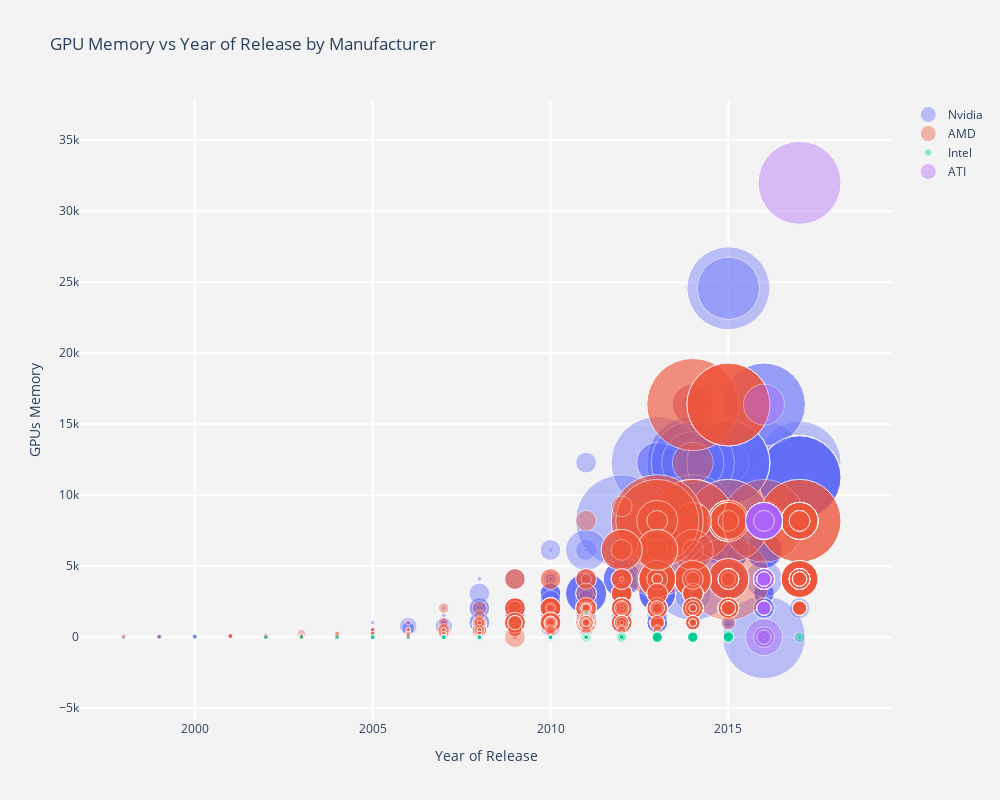

Notebook source saved alongside this figure:
### Code cell
data = []

for manufacturer in dataset['Manufacturer'].unique():
    
    trace_dataset = dataset.loc[dataset['Manufacturer'] == manufacturer]
    
    trace = go.Scatter(
        x = trace_dataset['Release_Year'],
        y = trace_dataset['Memory'],
        mode = 'markers',
        name = manufacturer,
        marker= dict(symbol="circle",
                    size = trace_dataset['PixelNum']/100000,
                    opacity = 0.4,
                    line= dict(width=1,
                               color = 'rgb(255, 255, 255)'
                              ),
        ),
        text= dataset['Name']
    )

    data.append(trace)
    
layout = dict(title = 'GPU Memory vs Year of Release by Manufacturer',
              width=1000,
              height=800,
              paper_bgcolor='rgb(243, 243, 243)',
              plot_bgcolor='rgb(243, 243, 243)',
              yaxis = dict(title= 'GPUs Memory',
                           ticklen= 5,
                           gridcolor='rgb(255, 255, 255)',
                           gridwidth= 2),
              xaxis = dict(title= 'Year of Release',
                           ticklen= 5,
                           gridcolor='rgb(255, 255, 255)',
                           gridwidth= 2)
             )

fig= go.Figure(data=data, layout=layout)
py.iplot(fig)

### Figure 1 — Plotly figure (JSON) as saved in the notebook; plotly's stock layout.template omitted (floating-point values rounded to 4 significant figures; data arrays with more than 128 entries replaced by an {"elided": "..."} marker saying what was removed)
{"data": [{"marker": {"line": {"color": "rgb(255, 255, 255)", "width": 1}, "opacity": 0.4, "size": {"elided": "1708 float values"}, "symbol": "circle"}, "mode": "markers", "name": "Nvidia", "text": {"elided": "3360 str values"}, "type": "scatter", "x": {"elided": "1708 int values"}, "y": {"elided": "1708 int values"}}, {"marker": {"line": {"color": "rgb(255, 255, 255)", "width": 1}, "opacity": 0.4, "size": {"elided": "1312 float values"}, "symbol": "circle"}, "mode": "markers", "name": "AMD", "text": {"elided": "3360 str values"}, "type": "scatter", "x": {"elided": "1312 int values"}, "y": {"elided": "1312 int values"}}, {"marker": {"line": {"color": "rgb(255, 255, 255)", "width": 1}, "opacity": 0.4, "size": {"elided": "253 float values"}, "symbol": "circle"}, "mode": "markers", "name": "Intel", "text": {"elided": "3360 str values"}, "type": "scatter", "x": {"elided": "253 int values"}, "y": {"elided": "253 int values"}}, {"marker": {"line": {"color": "rgb(255, 255, 255)", "width": 1}, "opacity": 0.4, "size": [36.86, 4.8, 4.8, 36.86, 36.86, 20.74, 36.86, 4.8, 36.86, 20.74, 36.86, 20.74, 20.74, 36.86, 20.74, 36.86, 36.86, 4.8, 20.74, 20.74, 36.86, 20.74, 36.86, 36.86, 36.86, 20.74, 4.8, 36.86, 36.86, 4.8, 36.86, 20.74, 36.86, 20.74, 36.86, 20.74, 4.8, 36.86, 36.86, 36.86, 40.96, 36.86, 36.86, 20.74, 20.74, 20.74, 20.74, 20.74, 20.74, 20.74, 20.74, 20.74, 20.74, 20.74, 20.74, 20.74, 20.74, 20.74, 20.74, 20.74, 20.74, 14.4, 14.4, 14.4, 20.74, 14.4, 14.4, 20.74, 14.4, 14.4, 14.4, 14.4, 14.4, 14.4, 14.4, 14.4, 14.4, 14.4, 14.4, 14.4, 14.4, 14.4, 14.4, 14.4, 14.4, 82.94, 14.4], "symbol": "circle"}, "mode": "markers", "name": "ATI", "text": {"elided": "3360 str values"}, "type": "scatter", "x": [2016, 2016, 2016, 2016, 2016, 2016, 2016, 2016, 2016, 2016, 2016, 2016, 2016, 2016, 2016, 2016, 2016, 2016, 2016, 2016, 2016, 2016, 2016, 2016, 2016, 2016, 2016, 2016, 2016, 2016, 2016, 2016, 2016, 2016, 2016, 2016, 2016, 2016, 2016, 2016, 2016, 2016, 2016, 2016, 2016, 2016, 2016, 2016, 2016, 2016, 2016, 2016, 2016, 2016, 2016, 2016, 2016, 2016, 2016, 2016, 2016, 2016, 2016, 2016, 2016, 2016, 2016, 2016, 2016, 2016, 2016, 2016, 2016, 2016, 2016, 2016, 2016, 2016, 2016, 2016, 2016, 2016, 2016, 2016, 2016, 2017, 2016], "y": [0, 0, 0, 8192, 8192, 4096, 8192, 0, 8192, 4096, 8192, 4096, 4096, 8192, 4096, 8192, 8192, 8192, 4096, 4096, 8192, 4096, 8192, 8192, 8192, 4096, 8192, 8192, 8192, 8192, 8192, 4096, 8192, 4096, 8192, 4096, 4096, 8192, 8192, 8192, 16384, 8192, 8192, 4096, 4096, 4096, 4096, 4096, 4096, 8192, 4096, 4096, 4096, 4096, 4096, 8192, 4096, 0, 4096, 4096, 4096, 4096, 4096, 2048, 4096, 4096, 2048, 4096, 2048, 2048, 4096, 2048, 4096, 2048, 4096, 2048, 2048, 4096, 4096, 4096, 2048, 4096, 2048, 0, 0, 32000, 4096]}], "layout": {"height": 800, "paper_bgcolor": "rgb(243, 243, 243)", "plot_bgcolor": "rgb(243, 243, 243)", "title": {"text": "GPU Memory vs Year of Release by Manufacturer"}, "width": 1000, "xaxis": {"gridcolor": "rgb(255, 255, 255)", "gridwidth": 2, "ticklen": 5, "title": {"text": "Year of Release"}}, "yaxis": {"gridcolor": "rgb(255, 255, 255)", "gridwidth": 2, "ticklen": 5, "title": {"text": "GPUs Memory"}}}}
